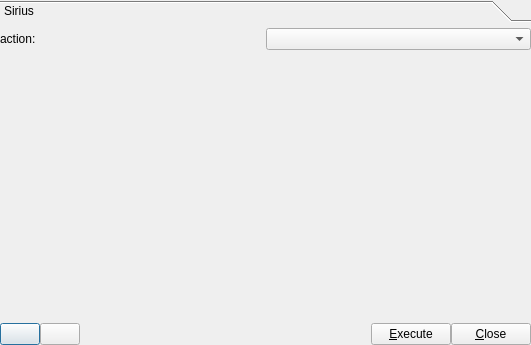
<?xml version="1.0" encoding="UTF-8"?>
<ui version="4.0">
 <author>Anton Sokolov</author>
 <comment>Equipment actions dialog.</comment>
 <class>equipmentDialog</class>
 <widget class="QDialog" name="equipmentDialog">
  <property name="geometry">
   <rect>
    <x>0</x>
    <y>0</y>
    <width>531</width>
    <height>345</height>
   </rect>
  </property>
  <property name="windowTitle">
   <string>Equipment</string>
  </property>
  <layout class="QGridLayout">
   <item row="0" column="0">
    <widget class="QToolBox" name="toolbox">
     <property name="frameShape">
      <enum>QFrame::NoFrame</enum>
     </property>
     <property name="currentIndex">
      <number>0</number>
     </property>
     <widget class="QWidget" name="page2">
      <property name="geometry">
       <rect>
        <x>0</x>
        <y>0</y>
        <width>513</width>
        <height>296</height>
       </rect>
      </property>
      <attribute name="label">
       <string>Sirius</string>
      </attribute>
      <layout class="QGridLayout">
       <item row="0" column="0">
        <layout class="QHBoxLayout">
         <item>
          <widget class="QLabel" name="lblAction">
           <property name="text">
            <string>action:</string>
           </property>
           <property name="wordWrap">
            <bool>false</bool>
           </property>
          </widget>
         </item>
         <item>
          <widget class="QComboBox" name="cbActions"/>
         </item>
        </layout>
       </item>
       <item row="1" column="0">
        <widget class="Q3ListBox" name="listDevices"/>
       </item>
       <item row="2" column="0">
        <layout class="QHBoxLayout">
         <item>
          <widget class="QPushButton" name="btnCheckAll">
           <property name="text">
            <string/>
           </property>
          </widget>
         </item>
         <item>
          <widget class="QPushButton" name="btnUnCheckAll">
           <property name="text">
            <string/>
           </property>
          </widget>
         </item>
         <item>
          <spacer name="Horizontal Spacing2">
           <property name="orientation">
            <enum>Qt::Horizontal</enum>
           </property>
           <property name="sizeType">
            <enum>QSizePolicy::Expanding</enum>
           </property>
           <property name="sizeHint" stdset="0">
            <size>
             <width>180</width>
             <height>20</height>
            </size>
           </property>
          </spacer>
         </item>
         <item>
          <widget class="QPushButton" name="buttonOk">
           <property name="text">
            <string>&amp;Execute</string>
           </property>
           <property name="icon">
            <iconset>
             <normaloff>right.png</normaloff>right.png</iconset>
           </property>
           <property name="shortcut">
            <string>Alt+E</string>
           </property>
           <property name="autoDefault">
            <bool>true</bool>
           </property>
           <property name="default">
            <bool>true</bool>
           </property>
          </widget>
         </item>
         <item>
          <widget class="QPushButton" name="buttonCancel">
           <property name="text">
            <string>&amp;Close</string>
           </property>
           <property name="icon">
            <iconset>
             <normaloff>stop_cancel.png</normaloff>stop_cancel.png</iconset>
           </property>
           <property name="shortcut">
            <string>Alt+C</string>
           </property>
           <property name="autoDefault">
            <bool>true</bool>
           </property>
          </widget>
         </item>
        </layout>
       </item>
      </layout>
     </widget>
    </widget>
   </item>
  </layout>
 </widget>
 <layoutdefault spacing="0" margin="0"/>
 <pixmapfunction>qPixmapFromMimeSource</pixmapfunction>
 <customwidgets>
  <customwidget>
   <class>Q3Frame</class>
   <extends>QFrame</extends>
   <header>Qt3Support/Q3Frame</header>
   <container>1</container>
  </customwidget>
  <customwidget>
   <class>Q3ListBox</class>
   <extends>Q3Frame</extends>
   <header>q3listbox.h</header>
  </customwidget>
 </customwidgets>
 <includes>
  <include location="local">engine.h</include>
 </includes>
 <resources/>
 <connections>
  <connection>
   <sender>toolbox</sender>
   <signal>currentChanged(int)</signal>
   <receiver>equipmentDialog</receiver>
   <slot>fill(int)</slot>
   <hints>
    <hint type="sourcelabel">
     <x>20</x>
     <y>20</y>
    </hint>
    <hint type="destinationlabel">
     <x>20</x>
     <y>20</y>
    </hint>
   </hints>
  </connection>
  <connection>
   <sender>buttonOk</sender>
   <signal>clicked()</signal>
   <receiver>equipmentDialog</receiver>
   <slot>execute()</slot>
   <hints>
    <hint type="sourcelabel">
     <x>20</x>
     <y>20</y>
    </hint>
    <hint type="destinationlabel">
     <x>20</x>
     <y>20</y>
    </hint>
   </hints>
  </connection>
  <connection>
   <sender>buttonCancel</sender>
   <signal>clicked()</signal>
   <receiver>equipmentDialog</receiver>
   <slot>checkClose()</slot>
   <hints>
    <hint type="sourcelabel">
     <x>20</x>
     <y>20</y>
    </hint>
    <hint type="destinationlabel">
     <x>20</x>
     <y>20</y>
    </hint>
   </hints>
  </connection>
  <connection>
   <sender>listDevices</sender>
   <signal>clicked(Q3ListBoxItem*)</signal>
   <receiver>equipmentDialog</receiver>
   <slot>check(Q3ListBoxItem*)</slot>
   <hints>
    <hint type="sourcelabel">
     <x>20</x>
     <y>20</y>
    </hint>
    <hint type="destinationlabel">
     <x>20</x>
     <y>20</y>
    </hint>
   </hints>
  </connection>
  <connection>
   <sender>btnCheckAll</sender>
   <signal>clicked()</signal>
   <receiver>equipmentDialog</receiver>
   <slot>checkAll()</slot>
   <hints>
    <hint type="sourcelabel">
     <x>20</x>
     <y>20</y>
    </hint>
    <hint type="destinationlabel">
     <x>20</x>
     <y>20</y>
    </hint>
   </hints>
  </connection>
  <connection>
   <sender>btnUnCheckAll</sender>
   <signal>clicked()</signal>
   <receiver>equipmentDialog</receiver>
   <slot>unCheckAll()</slot>
   <hints>
    <hint type="sourcelabel">
     <x>20</x>
     <y>20</y>
    </hint>
    <hint type="destinationlabel">
     <x>20</x>
     <y>20</y>
    </hint>
   </hints>
  </connection>
 </connections>
</ui>
